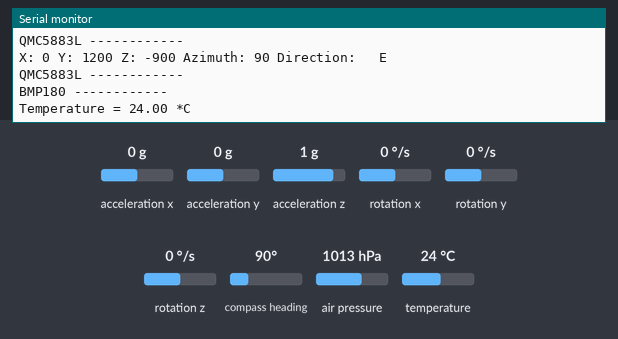
Simulated run of this sketch. Board: Arduino Uno, built with avr-gcc and run on an emulated ATmega328P. Shown: the last lines printed to the serial monitor. The inputs (shaded band) are chosen by the test bench; at power-on: compass heading 90°, acceleration x 0 g, air pressure 1013 hPa, acceleration y 0 g, acceleration z 1 g, rotation x 0 °/s, rotation y 0 °/s, rotation z 0 °/s, temperature 24 °C.

Above: at 1.3 s.
1.4 s: compass heading set to 7°
At 1.69 s:
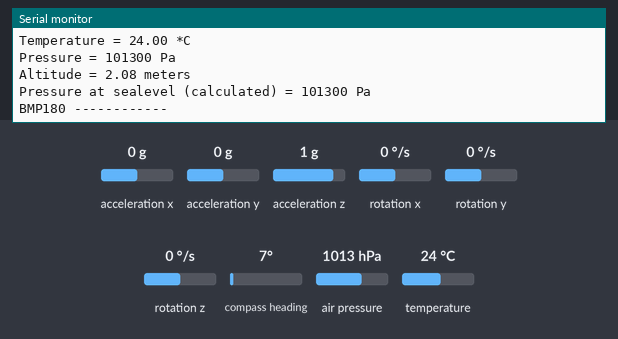
4.4 s: acceleration x set to -0.8 g
8.2 s: compass heading set to 180°
11.4 s: acceleration x set to 0 g
15.2 s: compass heading set to 269°
18.4 s: air pressure set to 1048 hPa
At 19.19 s:
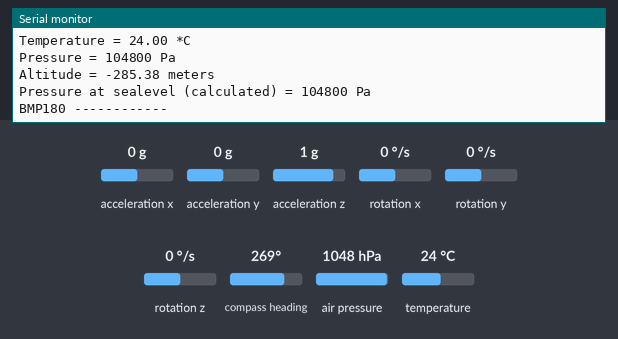

Measured:
- after the input at 18.4 s, the serial monitor: prints a new line after 0.40 s (image 2)

The sketch:

09-gy87.ino
```cpp
/*
  This Arduino code is designed to work with the GY-87 IMU (Inertial Measurement Unit) module,
  which is a multi-sensor module containing three individual sensors: MPU6050 (Accelerometer and Gyroscope),
  QMC5883L Magnetometer, and BMP180 (Barometric Pressure and Temperature). The code initializes these
  sensors and continuously prints their readings to the Serial Monitor.

  Board: Arduino Uno R4
  Component: GY-87 IMU Module
  Library: https://github.com/adafruit/Adafruit_MPU6050  (Adafruit MPU6050 by Adafruit)
           https://github.com/mprograms/QMC5883LCompass  (QMC5883LCompass by MPrograms)
           https://github.com/adafruit/Adafruit-BMP085-Library  (Adafruit BMP085 Library by Adafruit)
*/

// Include required libraries
#include <Adafruit_MPU6050.h>
#include <Adafruit_Sensor.h>
#include <Wire.h>
#include <Adafruit_BMP085.h>
#include <QMC5883LCompass.h>

// Initialize sensor objects
Adafruit_MPU6050 mpu;
Adafruit_BMP085 bmp;
QMC5883LCompass compass;

void setup() {
  // Initialize the serial communication with a baud rate of 115200
  Serial.begin(9600);

  // Initialize the MPU6050 sensor (accelerometer and gyroscope)
  initializeMPU6050();

  // Enable I2C bypass on MPU6050 to directly access the QMC5883L magnetometer
  mpu.setI2CBypass(true);

  // Initialize the QMC5883L magnetometer sensor
  initializeQMC5883L();

  // Initialize BMP180 barometric sensor
  initializeBMP180();
}


void loop() {
  // Print MPU6050 data
  printMPU6050();

  // Print QMC5883L data
  printQMC5883L();

  // Print BMP180 data
  printBMP180();
  delay(500);
}

void initializeQMC5883L() {

  compass.init();

  // compass.setCalibrationOffsets(-336.00, -179.00, 47.00);
  // compass.setCalibrationScales(1.05, 0.94, 1.02);

}

void printQMC5883L() {

  Serial.println();
  Serial.println("QMC5883L ------------");

	int x, y, z, a;
	char myArray[3];

	compass.read();

	x = compass.getX();
	y = compass.getY();
	z = compass.getZ();

	a = compass.getAzimuth();

	compass.getDirection(myArray, a);

	Serial.print("X: ");
	Serial.print(x);

	Serial.print(" Y: ");
	Serial.print(y);

	Serial.print(" Z: ");
	Serial.print(z);

	Serial.print(" Azimuth: ");
	Serial.print(a);

	Serial.print(" Direction: ");
	Serial.print(myArray[0]);
	Serial.print(myArray[1]);
	Serial.println(myArray[2]);

  Serial.println("QMC5883L ------------");
  Serial.println();
}


void initializeMPU6050() {
  // Check if the MPU6050 sensor is detected
  if (!mpu.begin()) {
    Serial.println("Failed to find MPU6050 chip");
    while (1)
      ;  // Halt if sensor not found
  }
  Serial.println("MPU6050 Found!");

  // set accelerometer range to +-8G
  mpu.setAccelerometerRange(MPU6050_RANGE_8_G);

  // set gyro range to +- 500 deg/s
  mpu.setGyroRange(MPU6050_RANGE_500_DEG);

  // set filter bandwidth to 21 Hz
  mpu.setFilterBandwidth(MPU6050_BAND_21_HZ);

  Serial.println("");
  delay(100);
}

void printMPU6050() {

  Serial.println();
  Serial.println("MPU6050 ------------");

  /* Get new sensor events with the readings */
  sensors_event_t a, g, temp;
  mpu.getEvent(&a, &g, &temp);

  /* Print out the values */
  Serial.print("Acceleration X: ");
  Serial.print(a.acceleration.x);
  Serial.print(", Y: ");
  Serial.print(a.acceleration.y);
  Serial.print(", Z: ");
  Serial.print(a.acceleration.z);
  Serial.println(" m/s^2");

  Serial.print("Rotation X: ");
  Serial.print(g.gyro.x);
  Serial.print(", Y: ");
  Serial.print(g.gyro.y);
  Serial.print(", Z: ");
  Serial.print(g.gyro.z);
  Serial.println(" rad/s");

  Serial.print("Temperature: ");
  Serial.print(temp.temperature);
  Serial.println(" degC");

  Serial.println("MPU6050 ------------");
  Serial.println();
}

void initializeBMP180() {
  // Start BMP180 initialization
  if (!bmp.begin()) {
    Serial.println("Could not find a valid BMP180 sensor, check wiring!");
    while (1)
      ;  // Halt if sensor not found
  }
  Serial.println("BMP180 Found!");
}

void printBMP180() {
  Serial.println();
  Serial.println("BMP180 ------------");
  Serial.print("Temperature = ");
  Serial.print(bmp.readTemperature());
  Serial.println(" *C");

  Serial.print("Pressure = ");
  Serial.print(bmp.readPressure());
  Serial.println(" Pa");

  // Calculate altitude assuming 'standard' barometric
  // pressure of 1013.25 millibar = 101325 Pascal
  Serial.print("Altitude = ");
  Serial.print(bmp.readAltitude());
  Serial.println(" meters");

  Serial.print("Pressure at sealevel (calculated) = ");
  Serial.print(bmp.readSealevelPressure());
  Serial.println(" Pa");
  Serial.println("BMP180 ------------");
  Serial.println();
}
```
